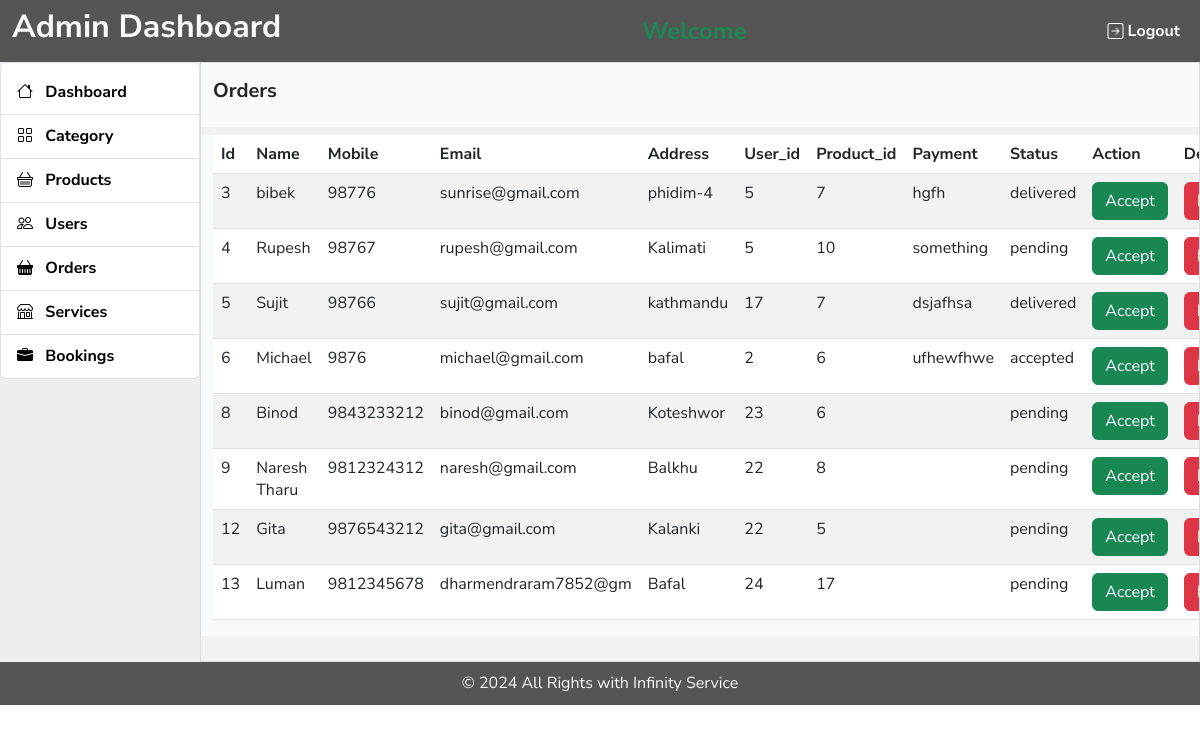
/orders.php, run on the app's committed database.
### tables this page shows
CREATE TABLE `orders` (
  `id` int(11) NOT NULL,
  `fname` varchar(20) DEFAULT NULL,
  `mobile` varchar(20) DEFAULT NULL,
  `address` varchar(20) DEFAULT NULL,
  `email` varchar(20) DEFAULT NULL,
  `user_id` int(11) DEFAULT NULL,
  `product_id` int(11) NOT NULL,
  `payment` varchar(20) DEFAULT NULL,
  `ostatus` enum('pending','accepted','delivered') DEFAULT 'pending'
);

### orders.php (the view, shortened to what this page needs)
<?php
require 'connection.php';
$sql_select = "SELECT * FROM Orders";
$orders = $conn->query($sql_select);
?>
<?php include 'dashboard_top.php'; ?>
<div class="col-md-10" style="background:#f2f2f2; min-height:600px; border:1px solid #dddddd">
    <div class="row">
        <div class="col-12 py-3 bg-light">
            <h5>Orders</h5>
        </div>
    </div>
    <div class="row bg-light mt-2">
        <div class="col-12 table-responsive">
            <table class="table table-striped">
                <thead>
                    <tr>
                        <th>Id</th>
                        <th>Name</th>
                        <th>Mobile</th>
                        <th>Email</th>
                        <th>Address</th>
                        <th>User_id</th>
                        <th>Product_id</th>
                        <th>Payment</th>
                        <th>Status</th>
                        <th>Action</th>
                        <th>Delete</th>
                    </tr>
                </thead>
                <tbody>
                    <?php
                        while($row = $orders->fetch_assoc())
                        {
                            echo "<tr>
                            <td>$row[id]</td>
                            <td>$row[fname]</td>
                            <td>$row[mobile]</td>
                            <td>$row[email]</td>
                            <td>$row[address]</td>
                            <td>$row[user_id]</td>
                            <td>$row[product_id]</td>
                            <td>$row[payment]</td>
                            <td>$row[ostatus]</td>
                            <td><a href='order_form.php?aid=$row[id]' class='btn btn-success'>Accept</a></td>
                            <td><a href='orders.php?did=$row[id]' class='btn btn-danger' onclick='return confirm(`Are you sure?`)'>Delete</a></td>
                            </tr>";
                        }
                    ?>
                </tbody>
            </table>
        </div>
    </div>
</div>
<?php include 'dashboard_bottom.php'; ?>

### css/style.css (style rules this page uses)
* { margin: 0; padding: 0; box-sizing: border-box; }
:root { --black: #000; --bg: #555555; --primary: rgb(64, 117, 212); --darkprimary: #375da1; --white: #fff; --red: #dc3545; }
body { font-family: "Nunito Sans", sans-serif !important; font-size: 16px !important; line-height: 27px !important; font-weight: 400 !important; }
h1, h2, h3, h4, h5, h6 { font-weight: 700 !important; }
a { text-decoration: none !important; }

### data on the page
orders: id "3", fname "bibek", mobile "98776", email "sunrise@gmail.com", address "phidim-4", user "5", product "7", payment "hgfh", ostatus "delivered"
orders: id "4", fname "Rupesh", mobile "98767", email "rupesh@gmail.com", address "Kalimati", user "5", product "10", payment "something", ostatus "pending"
orders: id "5", fname "Sujit", mobile "98766", email "sujit@gmail.com", address "kathmandu", user "17", product "7", payment "dsjafhsa", ostatus "delivered"
orders: id "6", fname "Michael", mobile "9876", email "michael@gmail.com", address "bafal", user "2", product "6", payment "ufhewfhwe", ostatus "accepted"
orders: id "8", fname "Binod", mobile "9843233212", email "binod@gmail.com", address "Koteshwor", user "23", product "6", ostatus "pending"
orders: id "9", fname "Naresh Tharu", mobile "9812324312", email "naresh@gmail.com", address "Balkhu", user "22", product "8", ostatus "pending"
orders: id "12", fname "Gita", mobile "9876543212", email "gita@gmail.com", address "Kalanki", user "22", product "5", ostatus "pending"
orders: id "13", fname "Luman", mobile "9812345678", email "dharmendraram7852@gm", address "Bafal", user "24", product "17", ostatus "pending"
